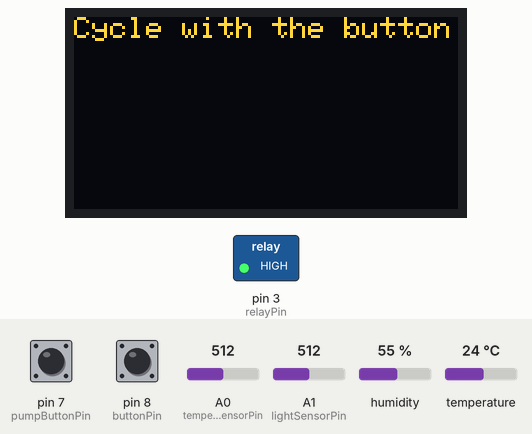
The sketch below on a simulated Arduino Uno, built with avr-gcc and run on an emulated ATmega328P. Shown: 128×64 one-colour display, switched loads named in the sketch (green lamp = pin HIGH). Dashed ring = blinking. Inputs (shaded band) come from the test bench; at power-on: pin 8 (buttonPin) LOW, humidity 55 %, A0 (temperatureSensorPin) = 512, pin 7 (pumpButtonPin) LOW, A1 (lightSensorPin) = 512, temperature 24 °C. The OLED is the two-colour kind (top 16 rows yellow); what the sketch prints to the serial monitor is not drawn.

Above: at 1.2 s.
1.3 s: pin 8 (buttonPin) pulled HIGH for 0.15 s
At 2.2 s:
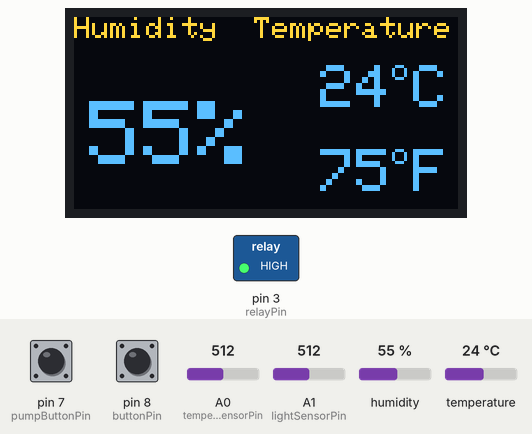
3.2 s: humidity set to 22 %
At 4.0 s:
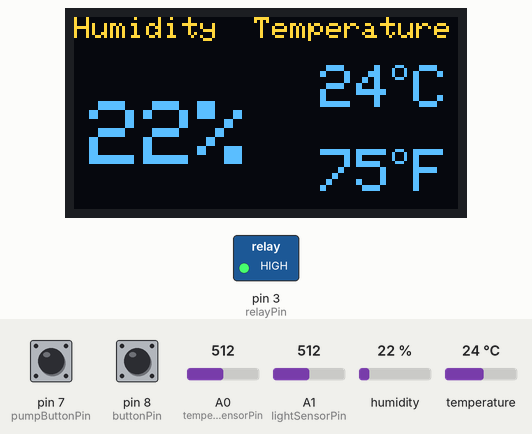
4.9 s: pin 8 (buttonPin) pulled HIGH for 1 s
At 6.4 s:
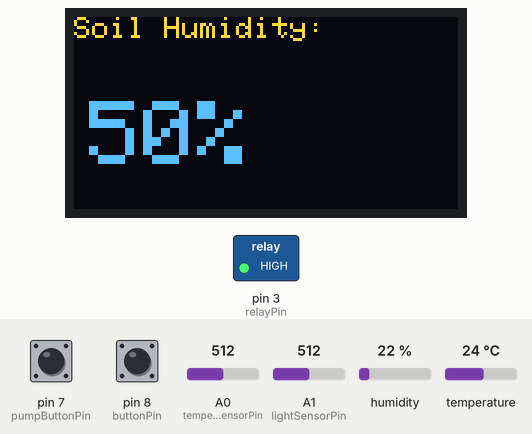
7.4 s: A0 (temperatureSensorPin) set to 531
At 8.6 s:
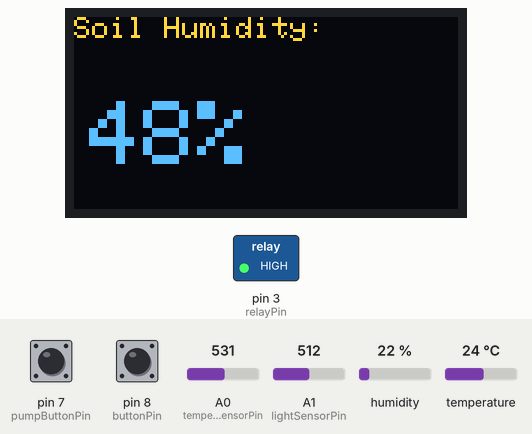
9.3 s: pin 8 (buttonPin) pulled HIGH for 0.15 s
At 10.7 s:
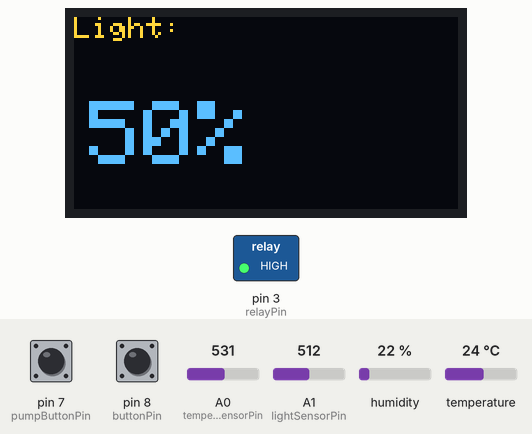
11.0 s: pin 7 (pumpButtonPin) pulled HIGH for 3.2 s
At 11.5 s:
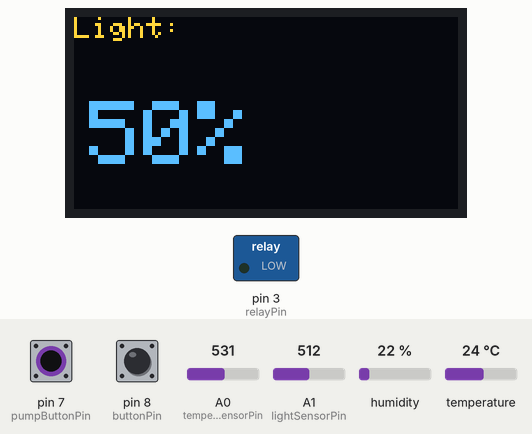
Timing chart, 0 to 16.7 s (numbered marks = the images above; inputs shaded):
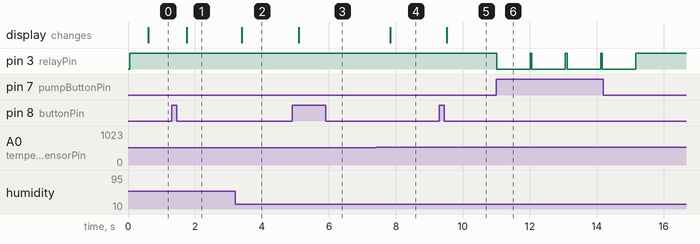

The sketch:

Garduino.ino
```cpp
#include <Wire.h>
#include <SPI.h>
#include <Adafruit_GFX.h>
#include <Adafruit_SSD1306.h>
#include <dht11.h>

#define DHT11PIN 4
#define SCREEN_WIDTH 128 // OLED display width, in pixels
#define SCREEN_HEIGHT 64 // OLED display height, in pixels

// Declaration for SSD1306 display connected using software SPI (default case):
#define OLED_MOSI   9
#define OLED_CLK   10
#define OLED_DC    11
#define OLED_CS    12
#define OLED_RESET 13
Adafruit_SSD1306 display(SCREEN_WIDTH, SCREEN_HEIGHT, OLED_MOSI, OLED_CLK, OLED_DC, OLED_RESET, OLED_CS);

dht11 DHT11;
//LiquidCrystal_I2C lcd(0x27,20,4);

// variables
float humi;
float tempC;
float tempF;
int light;
int soilHumidity;
int mode = 0;
int buttonState = 0;
int lastButtonState = 0;
int lightSensor = 0;

// pins
int buttonPin = 8;
int temperatureSensorPin = A0;
int lightSensorPin = A1;
int relayPin = 3;
int pumpButtonPin = 7;

int updateValuesTime = 0;
int updateValuesTimePump = 0;

void setup() {
  Serial.begin(9600);
  // oled
  if(!display.begin(SSD1306_SWITCHCAPVCC)) {
      Serial.println(F("SSD1306 allocation failed"));
      for(;;); // Don't proceed, loop forever
    } // obligatoriu!! altfel nu merge ecranul
  display.clearDisplay();
  display.display();

  // button
  pinMode(buttonPin, INPUT);
  pinMode(relayPin, OUTPUT);
  digitalWrite(relayPin, HIGH);

  // set up the LCD's number of columns and rows:
//  lcd.init();
//  lcd.backlight();
  // Print a message to the LCD.
//  lcd.print("Cycle w/ button");


  tempC = 0.0f;
  humi = 0.0f;
  light = 0;
  soilHumidity = 0;

  mode = 0;

}

//void lcdPrintText(int mode){
//  switch(mode){
//    case 1: // temperature
//      lcd.clear();
//      lcd.setCursor(0, 0);
//      lcd.print("Teperature:");
//      break;
//
//    case 2: // humidity
//      lcd.clear();
//      lcd.setCursor(0, 0);
//      lcd.print("Air Humidity:");
//      break;
//
//    case 3: // humidity
//      lcd.clear();
//      lcd.setCursor(0, 0);
//      lcd.print("Soil Humidity:");
//      break;
//
//    case 4: // light
//      // light will be written in percentages
//      lcd.clear();
//      lcd.setCursor(0, 0);
//      lcd.print("Light:");
//      break;
//
//    default:
//      lcd.clear();
//      lcd.setCursor(0, 0);
//        lcd.print("Cycle w/ button");
//      break;
//
//  }
//}


void oledPrintText(int mode){
  display.clearDisplay();

  display.setTextSize(1);
  display.setTextColor(SSD1306_WHITE); // Draw white text
  display.setCursor(0, 0);     // Start at top-left corner
  display.cp437(true);         // Use full 256 char 'Code Page 437' font
  // obligatoriu!! pt text
  int i = 0;
  char source[] = "Loading";
    switch(mode){

    case 1: // air humidity and temperature
      display.clearDisplay();
      display.setCursor(0, 0);
      display.print("Humidity");
      display.setCursor(60, 0);
      display.print("Temperature");
      break;

    case 2: // soil humidity
      display.clearDisplay();
      display.println("Soil Humidity:");
      break;

    case 3: // light
      // light will be written in percentages
      display.clearDisplay();
      display.println("Light:");
      break;

    default:
//      int i,j = 0;
//      char source[] = "Loading...";
//      for(j = 0; j< 3; j++){
//        for(i = 0; i < strlen(source); i++){
//          display.write(source[i]);
//          display.display();
//          delay(30);
//        }
//      }
      display.print("Cycle with the button");
      break;
    }
}

//void lcdPrintValues(int mode){
//  switch(mode){
//    case 0:
//      break;
//
//    case 1: // temperature
//      lcd.setCursor(0, 1);
//      lcd.print("      ");
//      lcd.setCursor(0, 1);
//      lcd.print(temperature);
//      lcd.print("C");
//      break;
//
//    case 2: // humidity
//      lcd.setCursor(0, 1);
//      lcd.print("      ");
//      lcd.setCursor(0, 1);
//      lcd.print(humidity);
//      lcd.print("%");
//      break;
//
//    case 3: // humidity
//      lcd.setCursor(0, 1);
//      lcd.print("      ");
//      lcd.setCursor(0, 1);
//      lcd.print(soilHumidity);
//      lcd.print("%");
//      break;
//
//    case 4: // light
//      // light will be written in percentages
//      lcd.setCursor(0, 1);
//      lcd.print("      ");
//      lcd.setCursor(0, 1);
//      lcd.print(light);
//      lcd.print("%");
//      break;
//
//    default:
//      lcd.clear();
//      lcd.setCursor(0, 0);
//        lcd.print("values error");
//      break;
//  }
//}

void oledPrintValues(int mode){
  Serial.println("Enters function oledPrintValues");

  display.setTextSize(2);
  display.setTextColor(SSD1306_WHITE); // Draw white text
  display.setCursor(0, 1);     // Start at top-left corner
  display.cp437(true);         // Use full 256 char 'Code Page 437' font
  // obligatoriu!! pt text

  switch(mode){
    case 0:
      break;

    case 1: // air humidity
      oledDisplay(3,5,28,humi,"%");
      oledDisplay(2,70,16,tempC,"C");
      oledDisplay(2,70,44,tempF,"F");
      break;

    case 2: // soil humidity
      oledDisplay(3,5,28,soilHumidity,"%");
      break;

    case 3: // light
      // light will be written in percentages
      oledDisplay(3,5,28,light,"%");
      break;

    default:
      display.print("values error");
      break;
  }
}

void controlPump(){
  digitalWrite(relayPin, LOW);
  delay(1000);
  digitalWrite(relayPin, HIGH);
}

void loop() {
  buttonState = digitalRead(buttonPin);

  if((buttonState != lastButtonState) && (buttonState == HIGH)){
    mode++;
    if(mode >= 4)
      mode = 1;
    Serial.print("mode: ");
    Serial.println(mode);
    delay(50);
  }
  lastButtonState = buttonState;


// Reads values from sensors
  //reads temperature
  DHT11.read(DHT11PIN);
  tempC = (float)DHT11.temperature;
  tempF = tempC * 1.8 + 32;

  //reads humidity
  humi = (float)DHT11.humidity;

  //read soil humidity
  soilHumidity = analogRead(A0);
  soilHumidity = map(soilHumidity,1024,0,0,100);

  //reads light
  lightSensor = analogRead(lightSensorPin);
  light = map(lightSensor, 1024, 0, 0, 100);

// Display Everything
  if (updateValuesTime == 10){
    display.clearDisplay();
    oledPrintText(mode);
    oledPrintValues(mode);

    updateValuesTime = 0;
  }
  else
    updateValuesTime++;

  display.display();

// Pump control Automatic, watering in 9 minutes cycle
  if (updateValuesTimePump == 10000){
    if(soilHumidity < 50){
      controlPump();
    }
    updateValuesTimePump = 0;
  }
  else
    updateValuesTimePump++;

// Pump control Manual
  if(digitalRead(pumpButtonPin) == HIGH){
    controlPump();
  }
  return;
}

void oledDisplay(int size, int x,int y, float value, String unit){
 int charLen=12;
 int xo=x+charLen*3.2;
 int xunit=x+charLen*3.6;
 int xval = x;
 display.setTextSize(size);
 display.setTextColor(WHITE);

 if (unit=="%"){
   display.setCursor(x, y);
   display.print(value,0);
   display.print(unit);
 } else {
   if (value>99){
    xval=x;
   } else {
    xval=x+charLen;
   }
   display.setCursor(xval, y);
   display.print(value,0);
   display.drawCircle(xo, y+2, 2, WHITE);  // print degree symbols (  )
   display.setCursor(xunit, y);
   display.print(unit);
 }
}
```

Measured:
- the behaviour switches between 512 and 513 on A0 (temperatureSensorPin) (found by bisection; images 3 and 4)
- after the input at 1.3 s, the display: changes after 0.45 s (image 1)
- after the input at 3.2 s, the display: changes after 0.20 s (image 2)
- after the input at 4.9 s, the display: changes after 0.20 s (image 3)
- after the input at 7.4 s, the display: changes after 0.43 s (image 4)
- after the input at 9.3 s, the display: changes after 0.23 s (image 5)
- after the input at 11.0 s, pin 3 (relayPin): alternates HIGH for 0.05 s and LOW for 1.0 s, 8 changes in all, then stays HIGH, starting at once
